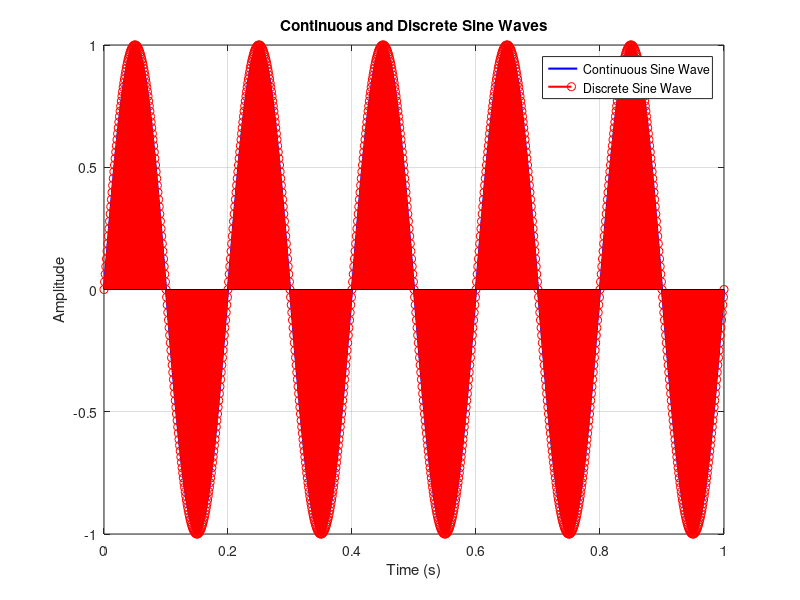

The MATLAB script that drew this image:
fs = 1000;
Ts = 1/fs;
T = 1;
t_cont = 0:1/fs:T;
t_disc = 0:Ts:T;
f = 5;

y_cont = sin(2*pi*f*t_cont);
y_disc = sin(2*pi*f*t_disc);

figure;
plot(t_cont, y_cont, 'b-', 'LineWidth', 1.5);
hold on;
stem(t_disc, y_disc, 'r', 'LineWidth', 1.5);
hold off;

xlabel('Time (s)');
ylabel('Amplitude');
title('Continuous and Discrete Sine Waves');
legend('Continuous Sine Wave', 'Discrete Sine Wave');
grid on;
